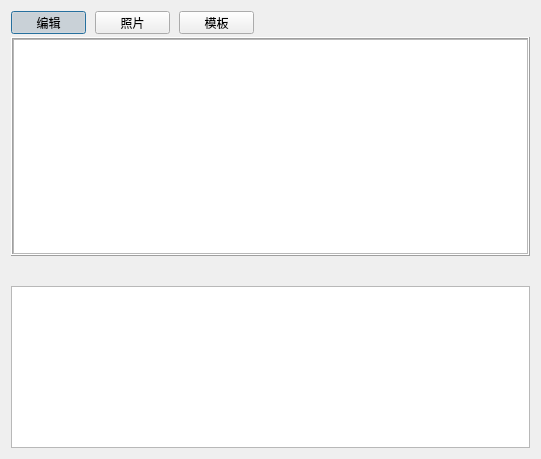
<?xml version="1.0" encoding="UTF-8"?>
<ui version="4.0">
 <class>EditPageWidget</class>
 <widget class="QWidget" name="EditPageWidget">
  <property name="windowModality">
   <enum>Qt::ApplicationModal</enum>
  </property>
  <property name="geometry">
   <rect>
    <x>0</x>
    <y>0</y>
    <width>541</width>
    <height>459</height>
   </rect>
  </property>
  <property name="acceptDrops">
   <bool>true</bool>
  </property>
  <property name="windowTitle">
   <string>相册编辑</string>
  </property>
  <layout class="QVBoxLayout" name="verticalLayout">
   <property name="spacing">
    <number>3</number>
   </property>
   <item>
    <layout class="QHBoxLayout" name="topHorizontalLayout">
     <property name="spacing">
      <number>9</number>
     </property>
     <property name="topMargin">
      <number>0</number>
     </property>
     <property name="bottomMargin">
      <number>0</number>
     </property>
     <item>
      <widget class="QPushButton" name="editPushButton">
       <property name="minimumSize">
        <size>
         <width>75</width>
         <height>23</height>
        </size>
       </property>
       <property name="maximumSize">
        <size>
         <width>75</width>
         <height>23</height>
        </size>
       </property>
       <property name="text">
        <string>编辑</string>
       </property>
       <property name="checkable">
        <bool>true</bool>
       </property>
       <property name="checked">
        <bool>true</bool>
       </property>
       <property name="autoExclusive">
        <bool>true</bool>
       </property>
       <property name="autoDefault">
        <bool>false</bool>
       </property>
       <property name="default">
        <bool>true</bool>
       </property>
      </widget>
     </item>
     <item>
      <widget class="QPushButton" name="photoPushButton">
       <property name="minimumSize">
        <size>
         <width>75</width>
         <height>23</height>
        </size>
       </property>
       <property name="maximumSize">
        <size>
         <width>75</width>
         <height>23</height>
        </size>
       </property>
       <property name="text">
        <string>照片</string>
       </property>
       <property name="checkable">
        <bool>true</bool>
       </property>
       <property name="autoExclusive">
        <bool>true</bool>
       </property>
      </widget>
     </item>
     <item>
      <widget class="QPushButton" name="templatePushButton">
       <property name="minimumSize">
        <size>
         <width>75</width>
         <height>23</height>
        </size>
       </property>
       <property name="maximumSize">
        <size>
         <width>75</width>
         <height>23</height>
        </size>
       </property>
       <property name="text">
        <string>模板</string>
       </property>
       <property name="checkable">
        <bool>true</bool>
       </property>
       <property name="autoExclusive">
        <bool>true</bool>
       </property>
      </widget>
     </item>
     <item>
      <spacer name="horizontalSpacer">
       <property name="orientation">
        <enum>Qt::Horizontal</enum>
       </property>
       <property name="sizeHint" stdset="0">
        <size>
         <width>40</width>
         <height>20</height>
        </size>
       </property>
      </spacer>
     </item>
    </layout>
   </item>
   <item>
    <widget class="QFrame" name="mainFrame">
     <property name="sizePolicy">
      <sizepolicy hsizetype="Expanding" vsizetype="Expanding">
       <horstretch>0</horstretch>
       <verstretch>0</verstretch>
      </sizepolicy>
     </property>
     <property name="acceptDrops">
      <bool>false</bool>
     </property>
     <property name="autoFillBackground">
      <bool>true</bool>
     </property>
     <property name="frameShape">
      <enum>QFrame::Box</enum>
     </property>
     <property name="frameShadow">
      <enum>QFrame::Raised</enum>
     </property>
     <layout class="QHBoxLayout" name="mainHorizontalLayout">
      <property name="spacing">
       <number>0</number>
      </property>
      <property name="margin">
       <number>0</number>
      </property>
      <item>
       <widget class="QGraphicsView" name="photosGraphicsView">
        <property name="sizePolicy">
         <sizepolicy hsizetype="Expanding" vsizetype="Preferred">
          <horstretch>0</horstretch>
          <verstretch>0</verstretch>
         </sizepolicy>
        </property>
        <property name="horizontalScrollBarPolicy">
         <enum>Qt::ScrollBarAlwaysOff</enum>
        </property>
        <property name="alignment">
         <set>Qt::AlignLeading|Qt::AlignLeft|Qt::AlignTop</set>
        </property>
       </widget>
      </item>
     </layout>
    </widget>
   </item>
   <item>
    <layout class="QHBoxLayout" name="middleHorizontalLayout">
     <item>
      <spacer name="horizontalSpacer_2">
       <property name="orientation">
        <enum>Qt::Horizontal</enum>
       </property>
       <property name="sizeHint" stdset="0">
        <size>
         <width>40</width>
         <height>20</height>
        </size>
       </property>
      </spacer>
     </item>
     <item>
      <widget class="QPushButton" name="backPushButton">
       <property name="minimumSize">
        <size>
         <width>24</width>
         <height>24</height>
        </size>
       </property>
       <property name="maximumSize">
        <size>
         <width>24</width>
         <height>24</height>
        </size>
       </property>
       <property name="toolTip">
        <string>返回主界面</string>
       </property>
       <property name="text">
        <string/>
       </property>
       <property name="icon">
        <iconset resource="../images.qrc">
         <normaloff>:/images/back.png</normaloff>:/images/back.png</iconset>
       </property>
       <property name="iconSize">
        <size>
         <width>24</width>
         <height>24</height>
        </size>
       </property>
       <property name="flat">
        <bool>true</bool>
       </property>
      </widget>
     </item>
     <item>
      <widget class="QPushButton" name="previousPushButton">
       <property name="minimumSize">
        <size>
         <width>24</width>
         <height>24</height>
        </size>
       </property>
       <property name="maximumSize">
        <size>
         <width>24</width>
         <height>24</height>
        </size>
       </property>
       <property name="toolTip">
        <string>上一页(Left)</string>
       </property>
       <property name="text">
        <string/>
       </property>
       <property name="icon">
        <iconset resource="../images.qrc">
         <normaloff>:/images/previous.png</normaloff>:/images/previous.png</iconset>
       </property>
       <property name="iconSize">
        <size>
         <width>24</width>
         <height>24</height>
        </size>
       </property>
       <property name="checkable">
        <bool>false</bool>
       </property>
       <property name="autoExclusive">
        <bool>false</bool>
       </property>
       <property name="flat">
        <bool>true</bool>
       </property>
      </widget>
     </item>
     <item>
      <widget class="QLabel" name="indexLabel">
       <property name="sizePolicy">
        <sizepolicy hsizetype="Preferred" vsizetype="Preferred">
         <horstretch>0</horstretch>
         <verstretch>0</verstretch>
        </sizepolicy>
       </property>
       <property name="font">
        <font>
         <weight>75</weight>
         <bold>true</bold>
        </font>
       </property>
       <property name="frameShape">
        <enum>QFrame::NoFrame</enum>
       </property>
       <property name="text">
        <string/>
       </property>
       <property name="alignment">
        <set>Qt::AlignCenter</set>
       </property>
      </widget>
     </item>
     <item>
      <widget class="QPushButton" name="nextPushButton">
       <property name="minimumSize">
        <size>
         <width>24</width>
         <height>24</height>
        </size>
       </property>
       <property name="maximumSize">
        <size>
         <width>24</width>
         <height>24</height>
        </size>
       </property>
       <property name="toolTip">
        <string>下一页(Right)</string>
       </property>
       <property name="text">
        <string/>
       </property>
       <property name="icon">
        <iconset resource="../images.qrc">
         <normaloff>:/images/next.png</normaloff>:/images/next.png</iconset>
       </property>
       <property name="iconSize">
        <size>
         <width>24</width>
         <height>24</height>
        </size>
       </property>
       <property name="checkable">
        <bool>false</bool>
       </property>
       <property name="autoExclusive">
        <bool>false</bool>
       </property>
       <property name="flat">
        <bool>true</bool>
       </property>
      </widget>
     </item>
     <item>
      <widget class="QPushButton" name="zoomInPushButton">
       <property name="enabled">
        <bool>false</bool>
       </property>
       <property name="minimumSize">
        <size>
         <width>24</width>
         <height>24</height>
        </size>
       </property>
       <property name="maximumSize">
        <size>
         <width>24</width>
         <height>24</height>
        </size>
       </property>
       <property name="toolTip">
        <string>放大</string>
       </property>
       <property name="text">
        <string/>
       </property>
       <property name="icon">
        <iconset resource="../images.qrc">
         <normaloff>:/images/zoom_in.png</normaloff>:/images/zoom_in.png</iconset>
       </property>
       <property name="iconSize">
        <size>
         <width>24</width>
         <height>24</height>
        </size>
       </property>
       <property name="flat">
        <bool>true</bool>
       </property>
      </widget>
     </item>
     <item>
      <widget class="QPushButton" name="zoomOutPushButton">
       <property name="enabled">
        <bool>false</bool>
       </property>
       <property name="minimumSize">
        <size>
         <width>24</width>
         <height>24</height>
        </size>
       </property>
       <property name="maximumSize">
        <size>
         <width>24</width>
         <height>24</height>
        </size>
       </property>
       <property name="toolTip">
        <string>缩小</string>
       </property>
       <property name="text">
        <string/>
       </property>
       <property name="icon">
        <iconset resource="../images.qrc">
         <normaloff>:/images/zoom_out.png</normaloff>:/images/zoom_out.png</iconset>
       </property>
       <property name="iconSize">
        <size>
         <width>24</width>
         <height>24</height>
        </size>
       </property>
       <property name="flat">
        <bool>true</bool>
       </property>
      </widget>
     </item>
     <item>
      <widget class="QPushButton" name="resetPushButton">
       <property name="enabled">
        <bool>false</bool>
       </property>
       <property name="minimumSize">
        <size>
         <width>24</width>
         <height>24</height>
        </size>
       </property>
       <property name="maximumSize">
        <size>
         <width>24</width>
         <height>24</height>
        </size>
       </property>
       <property name="toolTip">
        <string>重置</string>
       </property>
       <property name="text">
        <string/>
       </property>
       <property name="icon">
        <iconset resource="../images.qrc">
         <normaloff>:/images/zoom_reset.png</normaloff>:/images/zoom_reset.png</iconset>
       </property>
       <property name="iconSize">
        <size>
         <width>24</width>
         <height>24</height>
        </size>
       </property>
       <property name="flat">
        <bool>true</bool>
       </property>
      </widget>
     </item>
     <item>
      <widget class="QPushButton" name="mirroredPushButton">
       <property name="enabled">
        <bool>false</bool>
       </property>
       <property name="minimumSize">
        <size>
         <width>24</width>
         <height>24</height>
        </size>
       </property>
       <property name="maximumSize">
        <size>
         <width>24</width>
         <height>24</height>
        </size>
       </property>
       <property name="toolTip">
        <string>翻转</string>
       </property>
       <property name="text">
        <string/>
       </property>
       <property name="icon">
        <iconset resource="../images.qrc">
         <normaloff>:/images/mirror.png</normaloff>:/images/mirror.png</iconset>
       </property>
       <property name="iconSize">
        <size>
         <width>24</width>
         <height>24</height>
        </size>
       </property>
       <property name="flat">
        <bool>true</bool>
       </property>
      </widget>
     </item>
     <item>
      <widget class="QPushButton" name="deletePushButton">
       <property name="minimumSize">
        <size>
         <width>24</width>
         <height>24</height>
        </size>
       </property>
       <property name="maximumSize">
        <size>
         <width>24</width>
         <height>24</height>
        </size>
       </property>
       <property name="toolTip">
        <string>删除相册页(Del)</string>
       </property>
       <property name="text">
        <string/>
       </property>
       <property name="icon">
        <iconset resource="../images.qrc">
         <normaloff>:/images/delete.png</normaloff>:/images/delete.png</iconset>
       </property>
       <property name="iconSize">
        <size>
         <width>24</width>
         <height>24</height>
        </size>
       </property>
       <property name="flat">
        <bool>true</bool>
       </property>
      </widget>
     </item>
     <item>
      <spacer name="horizontalSpacer_3">
       <property name="orientation">
        <enum>Qt::Horizontal</enum>
       </property>
       <property name="sizeHint" stdset="0">
        <size>
         <width>40</width>
         <height>20</height>
        </size>
       </property>
      </spacer>
     </item>
    </layout>
   </item>
   <item>
    <widget class="QGraphicsView" name="thumbsGraphicsView">
     <property name="minimumSize">
      <size>
       <width>0</width>
       <height>162</height>
      </size>
     </property>
     <property name="maximumSize">
      <size>
       <width>16777215</width>
       <height>162</height>
      </size>
     </property>
     <property name="verticalScrollBarPolicy">
      <enum>Qt::ScrollBarAlwaysOff</enum>
     </property>
    </widget>
   </item>
  </layout>
 </widget>
 <resources>
  <include location="../images.qrc"/>
 </resources>
 <connections/>
</ui>
